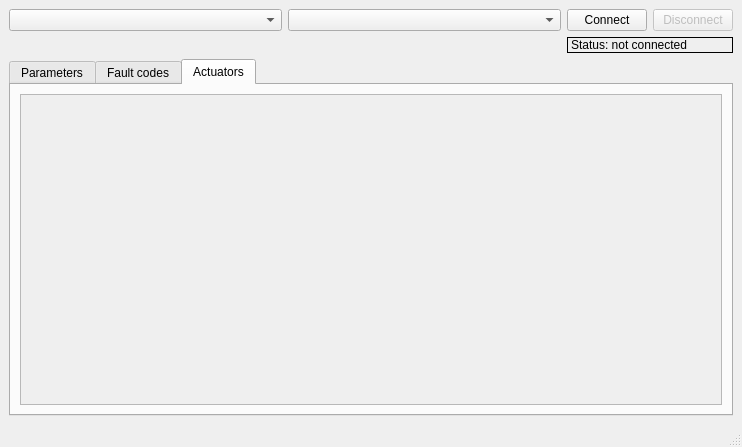
<?xml version="1.0" encoding="UTF-8"?>
<ui version="4.0">
 <class>MainWindow</class>
 <widget class="QMainWindow" name="MainWindow">
  <property name="geometry">
   <rect>
    <x>0</x>
    <y>0</y>
    <width>742</width>
    <height>447</height>
   </rect>
  </property>
  <property name="windowTitle">
   <string>TorinoScan</string>
  </property>
  <widget class="QWidget" name="centralwidget">
   <layout class="QGridLayout" name="gridLayout" columnstretch="1,1,0,0">
    <item row="0" column="1">
     <widget class="QComboBox" name="ecuComboBox"/>
    </item>
    <item row="0" column="3">
     <widget class="QPushButton" name="disconnectButton">
      <property name="enabled">
       <bool>false</bool>
      </property>
      <property name="text">
       <string>Disconnect</string>
      </property>
     </widget>
    </item>
    <item row="0" column="0">
     <widget class="QComboBox" name="carComboBox"/>
    </item>
    <item row="0" column="2">
     <widget class="QPushButton" name="connectButton">
      <property name="text">
       <string>Connect</string>
      </property>
     </widget>
    </item>
    <item row="2" column="0" colspan="4">
     <widget class="QTabWidget" name="tabWidget">
      <property name="currentIndex">
       <number>2</number>
      </property>
      <widget class="QWidget" name="tabParameters">
       <attribute name="title">
        <string>Parameters</string>
       </attribute>
       <layout class="QGridLayout" name="gridLayout_2">
        <item row="0" column="0">
         <widget class="QPushButton" name="enableAllParamButton">
          <property name="text">
           <string>Enable all</string>
          </property>
         </widget>
        </item>
        <item row="0" column="1">
         <widget class="QPushButton" name="disableAllParamButton">
          <property name="text">
           <string>Disable all</string>
          </property>
         </widget>
        </item>
        <item row="0" column="2">
         <spacer name="horizontalSpacer_2">
          <property name="orientation">
           <enum>Qt::Horizontal</enum>
          </property>
          <property name="sizeHint" stdset="0">
           <size>
            <width>40</width>
            <height>20</height>
           </size>
          </property>
         </spacer>
        </item>
        <item row="1" column="0" colspan="3">
         <widget class="QScrollArea" name="parametersScrollArea">
          <property name="widgetResizable">
           <bool>true</bool>
          </property>
          <widget class="QWidget" name="parametersCentralWidget">
           <property name="geometry">
            <rect>
             <x>0</x>
             <y>0</y>
             <width>700</width>
             <height>241</height>
            </rect>
           </property>
           <layout class="QGridLayout" name="parametersGrid"/>
          </widget>
         </widget>
        </item>
       </layout>
      </widget>
      <widget class="QWidget" name="tabFaultcodes">
       <attribute name="title">
        <string>Fault codes</string>
       </attribute>
       <layout class="QGridLayout" name="gridLayout_3">
        <item row="0" column="0">
         <widget class="QPushButton" name="readFaultCodesButton">
          <property name="text">
           <string>Read fault codes</string>
          </property>
         </widget>
        </item>
        <item row="0" column="1">
         <spacer name="horizontalSpacer">
          <property name="orientation">
           <enum>Qt::Horizontal</enum>
          </property>
          <property name="sizeHint" stdset="0">
           <size>
            <width>40</width>
            <height>20</height>
           </size>
          </property>
         </spacer>
        </item>
        <item row="1" column="0" colspan="2">
         <widget class="QScrollArea" name="faultCodesScrollArea">
          <property name="widgetResizable">
           <bool>true</bool>
          </property>
          <widget class="QWidget" name="faultCodesCentralWidget">
           <property name="geometry">
            <rect>
             <x>0</x>
             <y>0</y>
             <width>700</width>
             <height>241</height>
            </rect>
           </property>
           <layout class="QGridLayout" name="faultCodesGrid"/>
          </widget>
         </widget>
        </item>
       </layout>
      </widget>
      <widget class="QWidget" name="actuatorsTab">
       <attribute name="title">
        <string>Actuators</string>
       </attribute>
       <layout class="QGridLayout" name="gridLayout_8">
        <item row="0" column="0">
         <widget class="QScrollArea" name="actuatorsScrollArea">
          <property name="widgetResizable">
           <bool>true</bool>
          </property>
          <widget class="QWidget" name="actuatorsCentralWidget">
           <property name="geometry">
            <rect>
             <x>0</x>
             <y>0</y>
             <width>700</width>
             <height>273</height>
            </rect>
           </property>
           <layout class="QGridLayout" name="actuatorsGrid"/>
          </widget>
         </widget>
        </item>
       </layout>
      </widget>
     </widget>
    </item>
    <item row="1" column="2" colspan="2">
     <widget class="QLabel" name="statusLabel">
      <property name="frameShape">
       <enum>QFrame::Box</enum>
      </property>
      <property name="text">
       <string>Status: not connected</string>
      </property>
     </widget>
    </item>
   </layout>
  </widget>
  <widget class="QMenuBar" name="menubar">
   <property name="geometry">
    <rect>
     <x>0</x>
     <y>0</y>
     <width>742</width>
     <height>23</height>
    </rect>
   </property>
  </widget>
  <widget class="QStatusBar" name="statusbar"/>
 </widget>
 <resources/>
 <connections/>
</ui>
